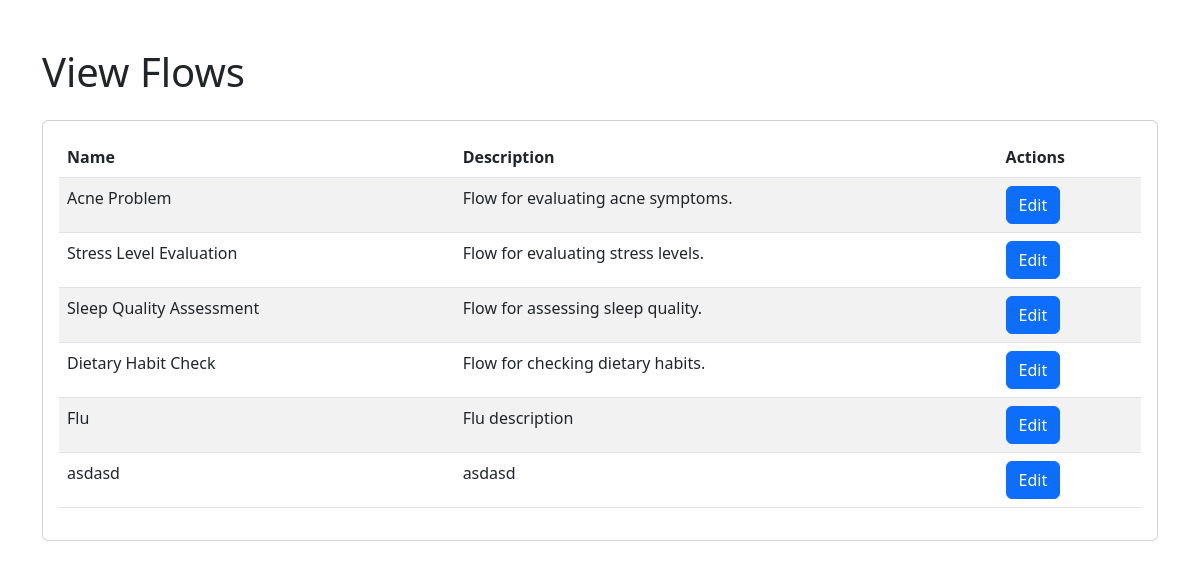
Screenshot of /flows/ with the database file from the repository.
### ChabotFeature/models.py (models this page shows)
class Flow(models.Model):
    name = models.CharField(max_length=100)
    description = models.TextField()

### ChabotFeature/views.py (the view)
# urls.py: path('flows/', flow_view, name='flow_view'),
def flow_view(request):
    flows = Flow.objects.all()
    return render(request, 'ChabotFeature/flowview.html', {'flows': flows})

### ChabotFeature/templates/ChabotFeature/flowview.html (shortened to what this page needs)
{% extends 'base.html' %}
{% block content %}
<div class="container mt-5">
    <h1>View Flows</h1>
    <div class="card mt-4">
        <div class="card-body">
            <table id="flowsTable" class="table table-striped">
                <thead>
                    <tr>
                        <th>Name</th>
                        <th>Description</th>
                        <th>Actions</th>
                    </tr>
                </thead>
                <tbody>
                    {% for flow in flows %}
                    <tr>
                        <td>{{ flow.name }}</td>
                        <td>{{ flow.description }}</td>
                        <td>
                            <a href="{% url "edit_flow" flow.id %}" class="btn btn-primary edit-btn">Edit</a>
                        </td>
                    </tr>
                    {% endfor %}
                </tbody>
            </table>
        </div>
    </div>
</div>
{% endblock %}

### rows the page displays
Flow: name "Acne Problem", description "Flow for evaluating acne symptoms."
Flow: name "Stress Level Evaluation", description "Flow for evaluating stress levels."
Flow: name "Sleep Quality Assessment", description "Flow for assessing sleep quality."
Flow: name "Dietary Habit Check", description "Flow for checking dietary habits."
Flow: name "Flu", description "Flu description"
Flow: name "asdasd", description "asdasd"
